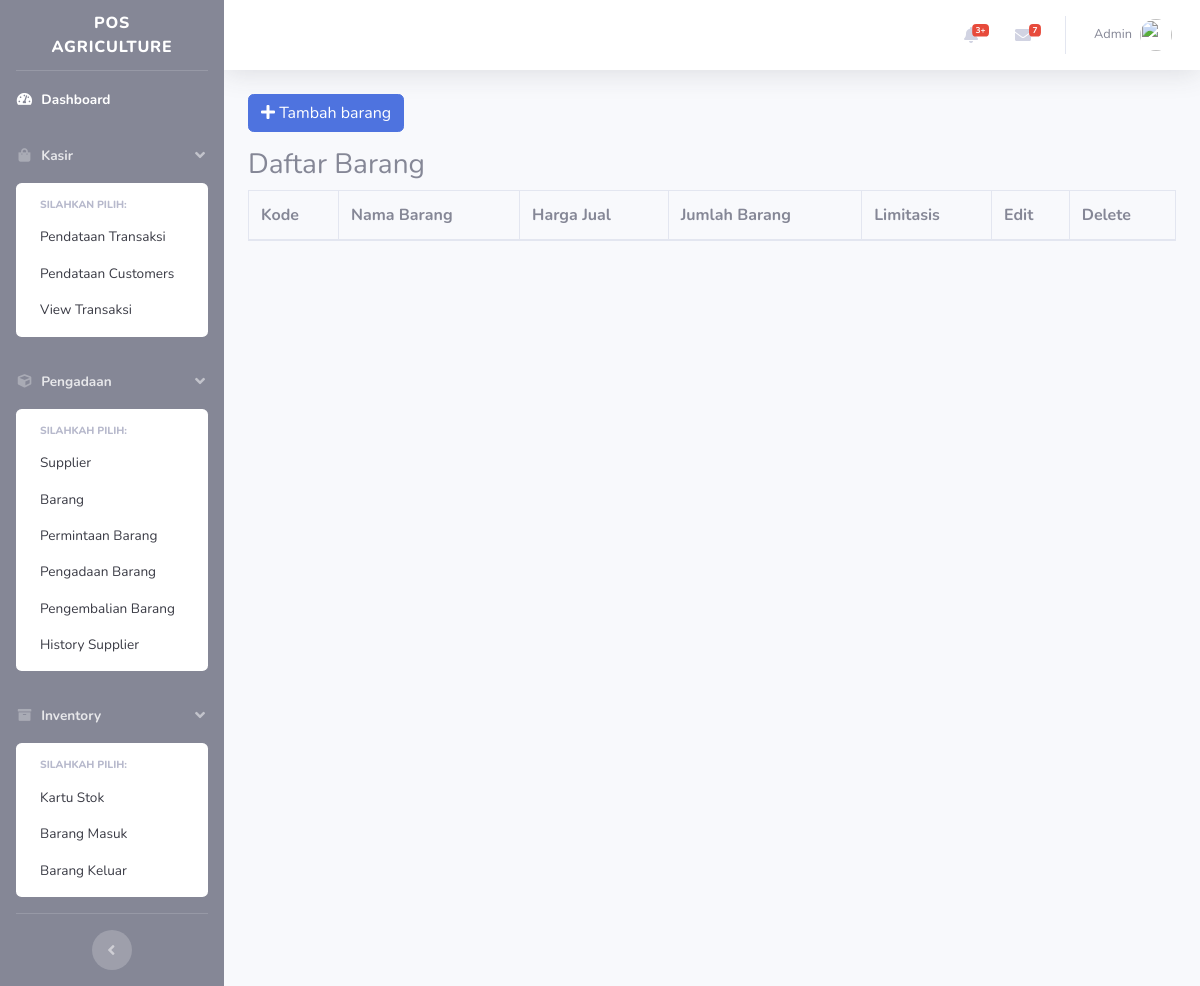
The page /index.php/barang/search on the database as committed earlier.
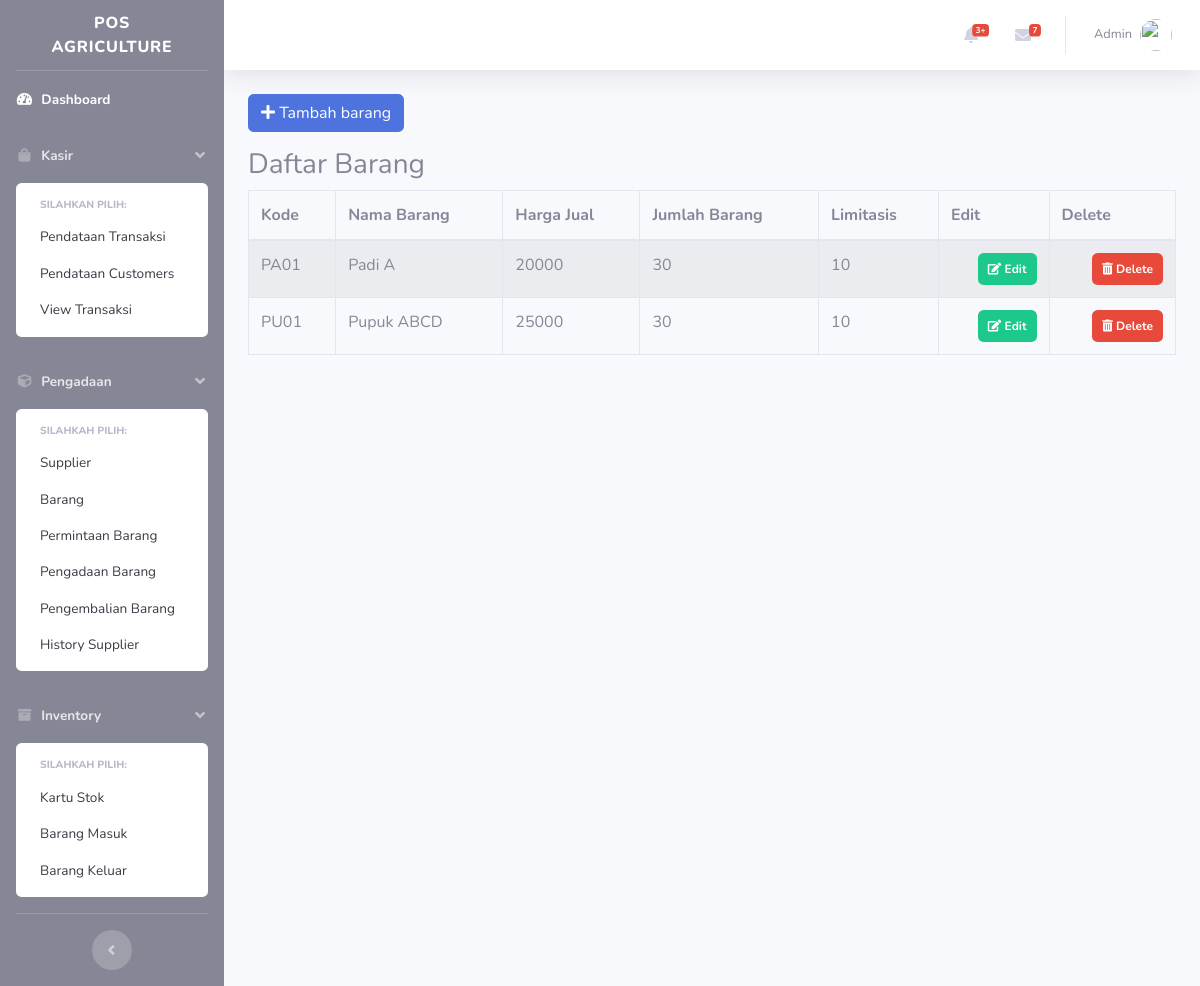
The same page on the database as committed later.
### tables this page shows
CREATE TABLE `barang` (
  `kode_barang` varchar(50) NOT NULL,
  `nama_barang` varchar(50) NOT NULL,
  `harga_jual` int(11) NOT NULL,
  `jumlah_barang` int(11) NOT NULL,
  `limitasi` int(11) NOT NULL,
  `id_kategori` int(11) NOT NULL
);

### application/controllers/barang.php (called while the page is built, shortened)
<?php
class barang extends CI_Controller
{
    public  function __construct()
    {
        $this->load->model('barang_model');
        $this->load->model('supplier_model');
        $this->load->library('form_validation');
    }
    public function search()
    {
        $katakuncibarang = $this->input->post('katakuncibarang');
        $data['barang'] = $this->barang_model->getCaribarang($katakuncibarang);
        $this->load->view('templates/dashboard_header', $data);
        $this->load->view('barang/index', $data);
        $this->load->view('templates/dashboard_footer');
    }
}
?>

### index.php (called while the page is built, shortened)
<?php
require_once BASEPATH.'core/CodeIgniter.php';

### application/models/barang_model.php (called while the page is built, shortened)
<?php if (! defined('BASEPATH')) exit('No direct script access allowed');
class barang_model extends CI_Model{
    public function getCariBarang($katakuncibarang)
    {
        $this->db->select('*');
        $this->db->from('barang');
        $this->db->like('nama_barang', $katakuncibarang);
        $query = $this->db->get();
        return $query->result();
    }
}
?>

### application/views/barang/index.php (the view, shortened to what this page needs)
<div class="container">
    <div class="row mt-3">
        <div class="col-md-6">
            <a href="<?php echo base_url(); ?>barang/addbarang" class="btn btn-primary"><i class="fas fa-plus"></i> Tambah barang</a>
        </div>
    </div>
<div class="row mt-3">
    <div class="col-md-12">
    <h3>Daftar Barang</h3>
        <table id="example" class="table table-striped table-bordered" style="width:100%">
            <thead >
                <tr >
                    <th scope="col">Kode</th>
                    <th scope="col">Nama Barang</th>
                    <th scope="col">Harga Jual</th>
                    <th scope="col">Jumlah Barang</th>
                    <th scope="col">Limitasis</th>
                    <th scope="col">Edit </th>
                    <th scope="col">Delete </th>
                </tr>
            </thead>
            <tbody>
                <?php
                foreach ($barang as $brg) : ?>
            <tr>
                <td><?php echo $brg->kode_barang ?></td>
                <td><?php echo $brg->nama_barang ?></td>
                <td><?php echo $brg->harga_jual ?></td>
                <td><?php echo $brg->jumlah_barang ?></td>
                <td><?php echo $brg->limitasi ?></td>
                <td>
                      <a href="<?php echo base_url('barang/update/').$brg->kode_barang; ?>" class="badge badge-success float-right" style=" padding-top: 10px;padding-right: 10px; padding-bottom: 10px;padding-left: 10px;"><i class="fas fa-edit"></i> Edit</a>
                </td>
                <td>
                     <a href="<?php echo base_url(); ?>barang/hapus/<?php echo $brg->kode_barang; ?>" class="badge badge-danger float-right" onclick="return confirm('Anda yakin?'); " style="padding-top: 10px;padding-right: 10px; padding-bottom: 10px;padding-left: 10px;"><i class="fas fa-trash-alt"></i> Delete</a>
                </td>
            </tr>
             <?php endforeach; ?>
            </tbody>
        </table>
</div>

Rows that differ between the two databases and show on the page:
added barang: kode_barang "PA01", nama_barang "Padi A", harga_jual "20000", jumlah_barang "30", limitasi "10"
added barang: kode_barang "PU01", nama_barang "Pupuk ABCD", harga_jual "25000", jumlah_barang "30", limitasi "10"
